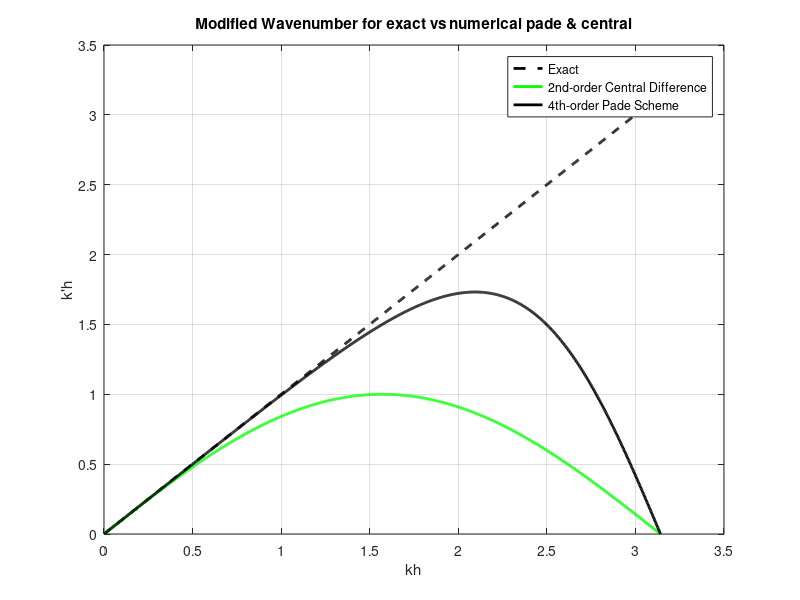

The MATLAB script that drew this image:
% MATLAB script to plot modified wavenumber k'h vs. kh for two numerical differentiation schemes

% Define kh range
kh = linspace(0, pi, 1000); % Generate values from 0 to pi

% Compute modified wavenumber for second-order central difference
kh_P_C = sin(kh);

% Compute modified wavenumber for fourth-order Pade scheme
kh_P_P = (6 * sin(kh)) ./ (4 + 2 * cos(kh));

% Exact wavenumber
kh_exact = kh;

% Plot the results
figure;
plot(kh, kh_exact, 'k--', 'LineWidth', 2); hold on;
plot(kh, kh_P_C, 'g', 'LineWidth', 2);
plot(kh, kh_P_P, 'black', 'LineWidth', 2);

% Labels and legend
xlabel('kh');
ylabel("k'h");
legend('Exact', '2nd-order Central Difference', '4th-order Pade Scheme');
title("Modified Wavenumber for exact vs numerical pade & central");
grid on;

% Display the plot
hold off;
